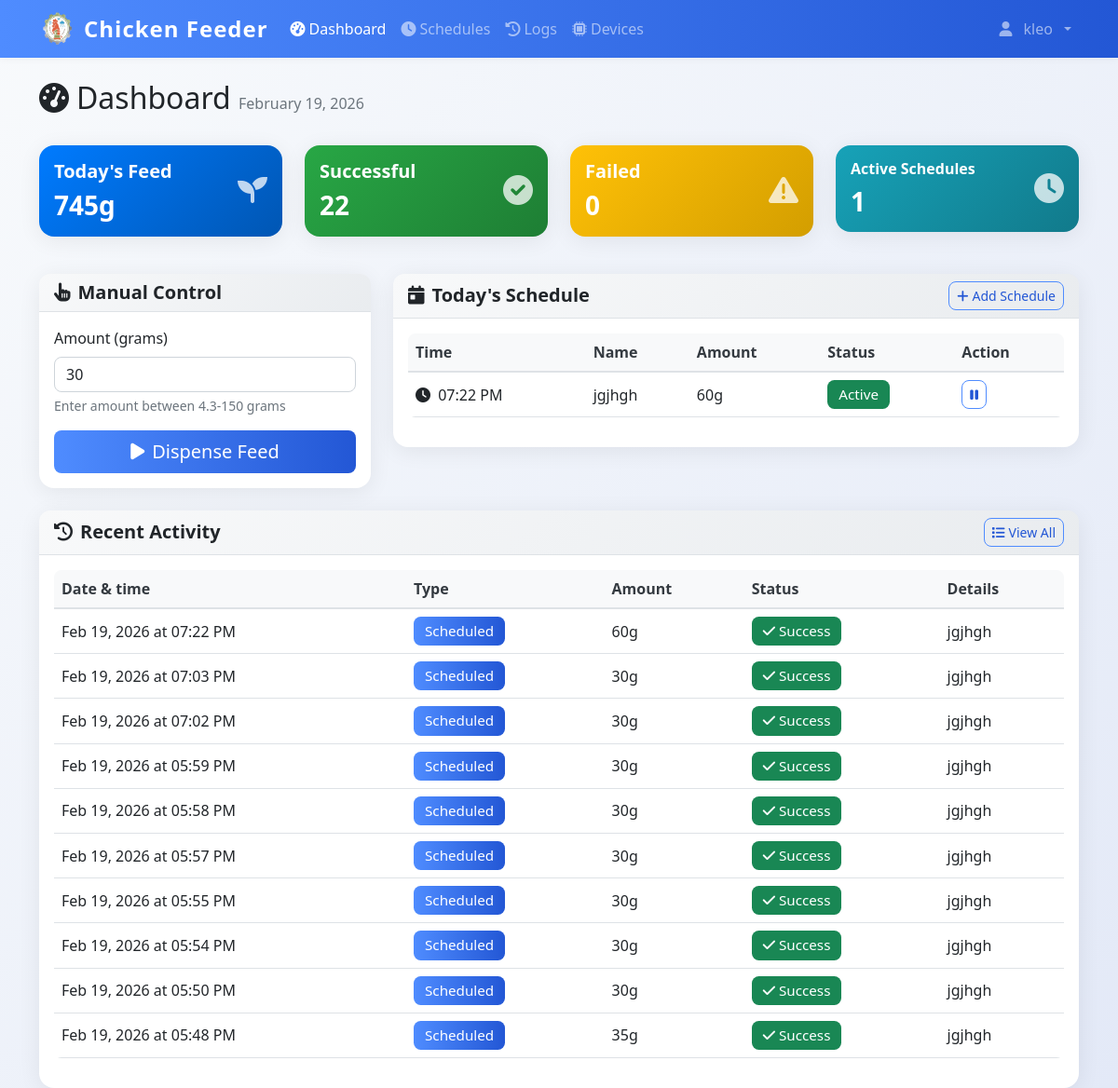
/dashboard (signed in), run on an earlier commit of the app's database.
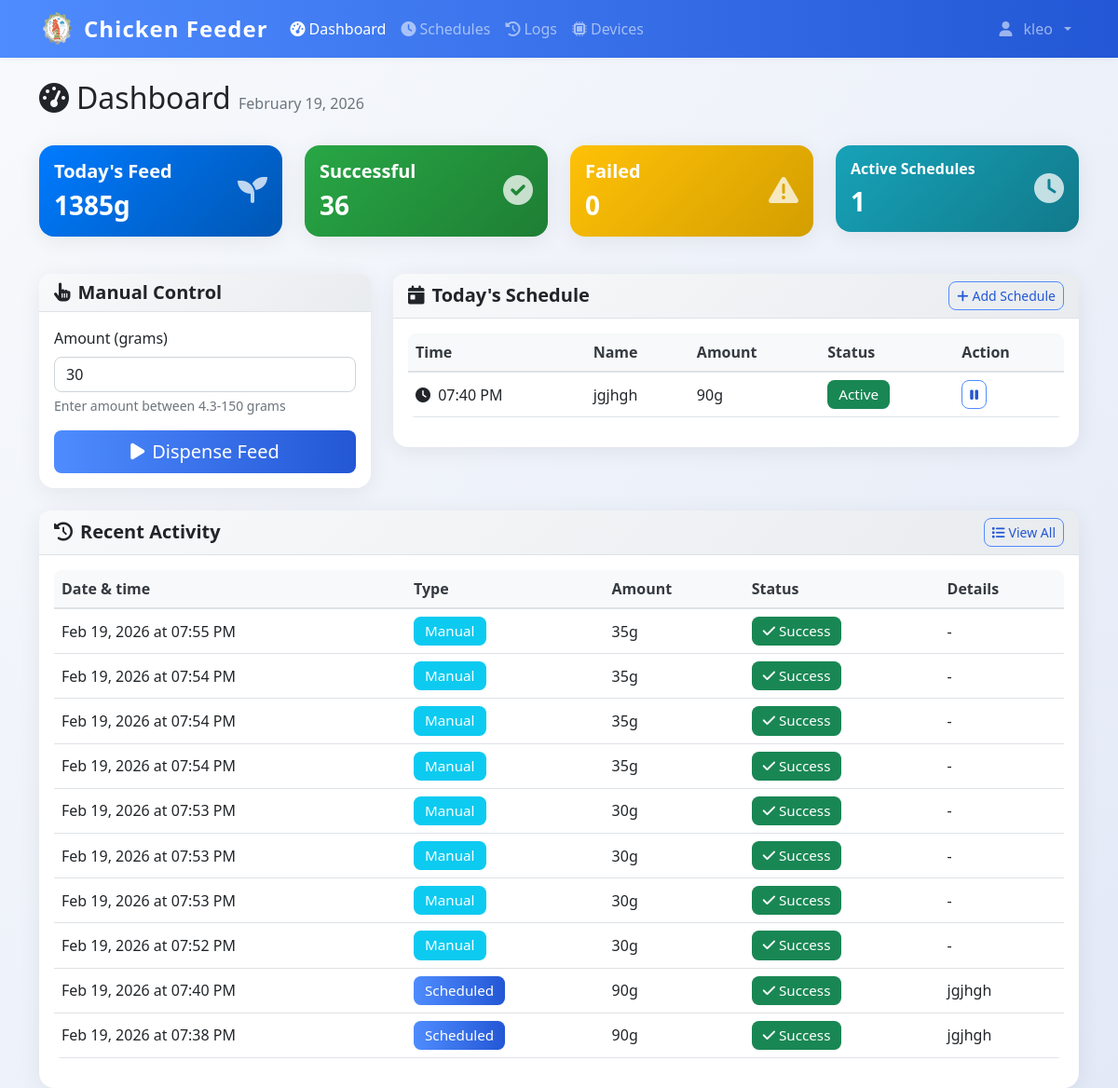
And on a later commit of the database.
### models.py (models this page shows)
class FeedSchedule(db.Model):
    id = db.Column(db.Integer, primary_key=True)
    name = db.Column(db.String(100), nullable=False)
    feed_time = db.Column(db.Time, nullable=False)
    amount_grams = db.Column(db.Integer, nullable=False)
    is_active = db.Column(db.Boolean, default=True)
    created_by = db.Column(db.Integer, db.ForeignKey('user.id'), nullable=False)
    created_at = db.Column(db.DateTime, default=datetime.now)
    user = db.relationship('User', backref=db.backref('schedules', lazy=True))

class DispenseLog(db.Model):
    id = db.Column(db.Integer, primary_key=True)
    timestamp = db.Column(db.DateTime, default=datetime.now, nullable=False)
    amount_grams = db.Column(db.Integer, nullable=False)
    trigger_type = db.Column(db.String(20), nullable=False)
    schedule_id = db.Column(db.Integer, db.ForeignKey('feed_schedule.id'), nullable=True)
    status = db.Column(db.String(20), default='success')
    error_message = db.Column(db.Text, nullable=True)
    image_path = db.Column(db.String(255), nullable=True)  # Path to captured feed image
    pellet_count = db.Column(db.Integer, nullable=True)  # Number of pellets detected in image
    grams_detected = db.Column(db.Float, nullable=True)  # Estimated grams of pellets in feeder
    grams_dispensed = db.Column(db.Integer, nullable=True)  # Actual amount dispensed by servo
    triggered_by = db.Column(db.Integer, db.ForeignKey('user.id'), nullable=True)
    schedule = db.relationship('FeedSchedule', backref=db.backref('dispense_logs', lazy=True))
    user = db.relationship('User', backref=db.backref('dispense_logs', lazy=True))

### app.py (the view)
@app.route('/dashboard', methods=['GET', 'POST'])
@login_required
def dashboard():
    from utils.model_utils import get_feed_ratio
    today_schedules = FeedSchedule.query.filter_by(created_by=current_user.id, is_active=True).order_by(FeedSchedule.feed_time).all()
    today_start = datetime.now().replace(hour=0, minute=0, second=0, microsecond=0)
    today_logs = DispenseLog.query.filter(
        DispenseLog.timestamp >= today_start,
        DispenseLog.triggered_by == current_user.id
    ).order_by(DispenseLog.timestamp.desc()).all()
    total_today = sum(log.amount_grams for log in today_logs if log.status == 'success')
    feed_config = get_feed_ratio()
    gps = feed_config.get('grams_per_second', 2.0)
    min_grams = max(1, round(0.1 * gps, 1))
    return render_template('dashboard.html',
                         schedules=today_schedules,
                         logs=today_logs,
                         total_today=total_today,
                         min_grams=min_grams)

### app.py (called while the page is built)
@login_manager.user_loader
def load_user(user_id):
    return db.session.get(User, int(user_id))

@app.context_processor
def inject_datetime():
    return {'datetime': datetime}

@app.before_request
def restrict_admin_from_user_pages():
    if current_user.is_authenticated and getattr(current_user, 'is_admin', False):
        if not request.path.startswith('/admin'):
            if not request.path.startswith('/static') and not request.path.startswith('/logout'):
                return redirect(url_for('admin.dashboard'))

### utils/model_utils.py (called while the page is built)
def get_feed_ratio():
    if not os.path.exists(CONFIG_PATH):
        return {'pellets': 150, 'grams': 6.0, 'grams_per_second': 2.0}
    with open(CONFIG_PATH, 'r') as f:
        data = json.load(f)
    if 'grams_per_second' not in data:
        data['grams_per_second'] = 2.0
    return data

### templates/dashboard.html (shortened to what the changed rows need)
{% extends "base.html" %}
{% block content %}
<div class="container mt-4">
    <div class="row mb-4">
    <div class="col">
        <h1 class="h2">
            <i class="fas fa-tachometer-alt me-2"></i>Dashboard
            <span class="text-muted fs-6">{{ datetime.now().strftime('%B %d, %Y') }}</span>
        </h1>
    </div>
</div>
<div class="row mb-4">
    <div class="col-md-3 mb-3">
        <div class="card bg-primary text-white">
            <div class="card-body">
                <div class="d-flex justify-content-between">
                    <div>
                        <h5 class="card-title">Today's Feed</h5>
                        <h3 class="mb-0" id="total-today">{{ total_today }}g</h3>
                    </div>
                </div>
            </div>
        </div>
    </div>
    <div class="col-md-3 mb-3">
        <div class="card bg-success text-white">
            <div class="card-body">
                <div class="d-flex justify-content-between">
                    <div>
                        <h5 class="card-title">Successful</h5>
                        <h3 class="mb-0" id="successful-today">{{ logs|selectattr('status', 'equalto', 'success')|list|length }}</h3>
                    </div>
                </div>
            </div>
        </div>
    </div>
</div>
<div class="row">
    <div class="col-lg-8 mb-4">
        <div class="card">
            <div class="card-body">
                {% if schedules %}
                <div class="table-responsive">
                    <table class="table table-hover">
                        <thead>
                            <tr>
                                <th>Time</th>
                                <th>Name</th>
                                <th>Amount</th>
                                <th>Status</th>
                                <th>Action</th>
                            </tr>
                        </thead>
                        <tbody>
                            {% for schedule in schedules %}
                            <tr>
                                <td>
                                    <i class="fas fa-clock me-1"></i>
                                    {{ schedule.feed_time.strftime('%I:%M %p') }}
                                </td>
                                <td>{{ schedule.name }}</td>
                                <td>{{ schedule.amount_grams }}g</td>
                                <td>
                                    {% if schedule.is_active %}
                                        <span class="badge bg-success">Active</span>
                                    {% else %}
                                        <span class="badge bg-secondary">Inactive</span>
                                    {% endif %}
                                </td>
                                <td>
                                    <button class="btn btn-sm btn-outline-primary"
                                            onclick="toggleSchedule({{ schedule.id }})">
                                        {% if schedule.is_active %}
                                            <i class="fas fa-pause"></i>
                                        {% else %}
                                            <i class="fas fa-play"></i>
                                        {% endif %}
                                    </button>
                                </td>
                            </tr>
                            {% endfor %}
                        </tbody>
                    </table>
                </div>
                {% endif %}
            </div>
        </div>
    </div>
</div>
<div class="row">
    <div class="col-12">
        <div class="card">
            <div class="card-body">
                {% if logs %}
                <div class="table-responsive">
                    <table class="table table-hover">
                        <thead>
                            <tr>
                                <th>Date &amp; time</th>
                                <th>Type</th>
                                <th>Amount</th>
                                <th>Status</th>
                                <th>Details</th>
                            </tr>
                        </thead>
                        <tbody>
                            {% for log in logs[:10] %}
                            <tr>
                                <td>
                                    {{ log.timestamp.strftime('%b %d, %Y at %I:%M %p') }}
                                </td>
                                <td>
                                    {% if log.trigger_type == 'manual' %}
                                        <span class="badge bg-info">Manual</span>
                                    {% else %}
                                        <span class="badge bg-primary">Scheduled</span>
                                    {% endif %}
                                </td>
                                <td>{{ log.amount_grams }}g</td>
                                <td>
                                    {% if log.status == 'success' %}
                                        <span class="badge bg-success">
                                            <i class="fas fa-check me-1"></i>Success
                                        </span>
                                    {% else %}
                                        <span class="badge bg-danger">
                                            <i class="fas fa-times me-1"></i>Failed
                                        </span>
                                    {% endif %}
                                </td>
                                <td style="max-width: 300px;">
                                    {% if log.schedule %}
                                        {{ log.schedule.name }}
                                    {% elif log.error_message %}
                                        <small class="text-danger" title="{{ log.error_message }}" style="cursor: help;">
                                            {{ log.error_message[:100] }}{% if log.error_message|length > 100 %}...{% endif %}
                                        </small>
                                    {% else %}
                                        -
                                    {% endif %}
                                </td>
                            </tr>
                            {% endfor %}
                        </tbody>
                    </table>
                </div>
                {% else %}
                <div class="text-center text-muted py-4">
                    <i class="fas fa-history fa-3x mb-3"></i>
                    <p>No activity today</p>
                </div>
                {% endif %}
            </div>
        </div>
    </div>
</div>
</div>
{% endblock %}

What changed in the data, as far as the page shows it:
no longer on this page (row unchanged): DispenseLog: timestamp "Feb 19, 2026 at 07:22 PM", trigger_type "Scheduled", amount_grams "60", status "success" (drawn), schedule.name "jgjhgh"
no longer on this page (row unchanged): DispenseLog: timestamp "Feb 19, 2026 at 07:03 PM", trigger_type "Scheduled", amount_grams "30", status "success" (drawn), schedule.name "jgjhgh"
no longer on this page (row unchanged): DispenseLog: timestamp "Feb 19, 2026 at 07:02 PM", trigger_type "Scheduled", amount_grams "30", status "success" (drawn), schedule.name "jgjhgh"
no longer on this page (row unchanged): DispenseLog: timestamp "Feb 19, 2026 at 05:59 PM", trigger_type "Scheduled", amount_grams "30", status "success" (drawn), schedule.name "jgjhgh"
no longer on this page (row unchanged): DispenseLog: timestamp "Feb 19, 2026 at 05:58 PM", trigger_type "Scheduled", amount_grams "30", status "success" (drawn), schedule.name "jgjhgh"
no longer on this page (row unchanged): DispenseLog: timestamp "Feb 19, 2026 at 05:57 PM", trigger_type "Scheduled", amount_grams "30", status "success" (drawn), schedule.name "jgjhgh"
no longer on this page (row unchanged): DispenseLog: timestamp "Feb 19, 2026 at 05:55 PM", trigger_type "Scheduled", amount_grams "30", status "success" (drawn), schedule.name "jgjhgh"
no longer on this page (row unchanged): DispenseLog: timestamp "Feb 19, 2026 at 05:54 PM", trigger_type "Scheduled", amount_grams "30", status "success" (drawn), schedule.name "jgjhgh"
no longer on this page (row unchanged): DispenseLog: timestamp "Feb 19, 2026 at 05:50 PM", trigger_type "Scheduled", amount_grams "30", status "success" (drawn), schedule.name "jgjhgh"
no longer on this page (row unchanged): DispenseLog: timestamp "Feb 19, 2026 at 05:48 PM", trigger_type "Scheduled", amount_grams "35", status "success" (drawn), schedule.name "jgjhgh"
changed FeedSchedule "jgjhgh": feed_time "07:22 PM" → "07:40 PM"; amount_grams "60" → "90"
added DispenseLog: timestamp "Feb 19, 2026 at 07:55 PM", trigger_type "Manual", amount_grams "35", status "success" (drawn)
added DispenseLog: timestamp "Feb 19, 2026 at 07:54 PM", trigger_type "Manual", amount_grams "35", status "success" (drawn)
added DispenseLog: timestamp "Feb 19, 2026 at 07:54 PM", trigger_type "Manual", amount_grams "35", status "success" (drawn)
added DispenseLog: timestamp "Feb 19, 2026 at 07:54 PM", trigger_type "Manual", amount_grams "35", status "success" (drawn)
added DispenseLog: timestamp "Feb 19, 2026 at 07:53 PM", trigger_type "Manual", amount_grams "30", status "success" (drawn)
added DispenseLog: timestamp "Feb 19, 2026 at 07:53 PM", trigger_type "Manual", amount_grams "30", status "success" (drawn)
added DispenseLog: timestamp "Feb 19, 2026 at 07:53 PM", trigger_type "Manual", amount_grams "30", status "success" (drawn)
added DispenseLog: timestamp "Feb 19, 2026 at 07:52 PM", trigger_type "Manual", amount_grams "30", status "success" (drawn)
added DispenseLog: timestamp "Feb 19, 2026 at 07:40 PM", trigger_type "Scheduled", amount_grams "90", status "success" (drawn), schedule.name "jgjhgh"
added DispenseLog: timestamp "Feb 19, 2026 at 07:38 PM", trigger_type "Scheduled", amount_grams "90", status "success" (drawn), schedule.name "jgjhgh"
Also different on the page:
{{ total_today }}: "745" → "1385"
{{ logs|selectattr('status', 'equalto', 'success')|list|length }}: "22" → "36"
